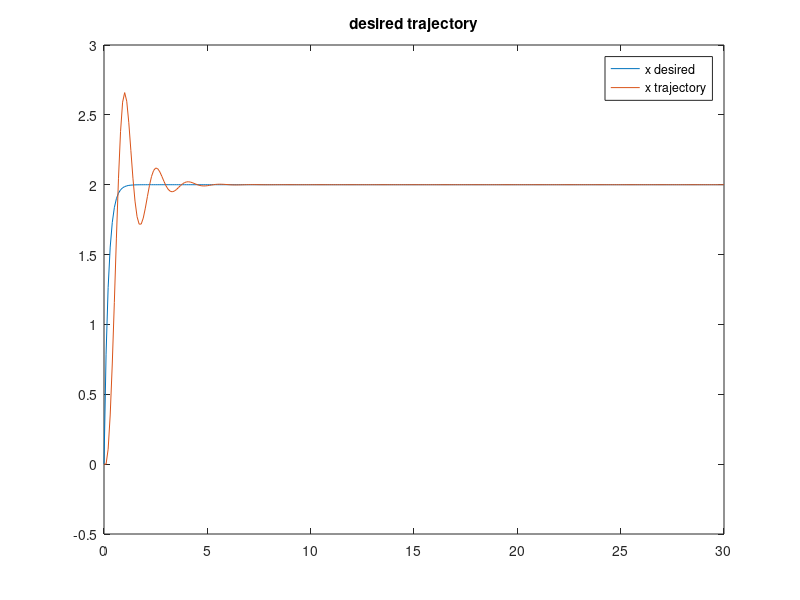
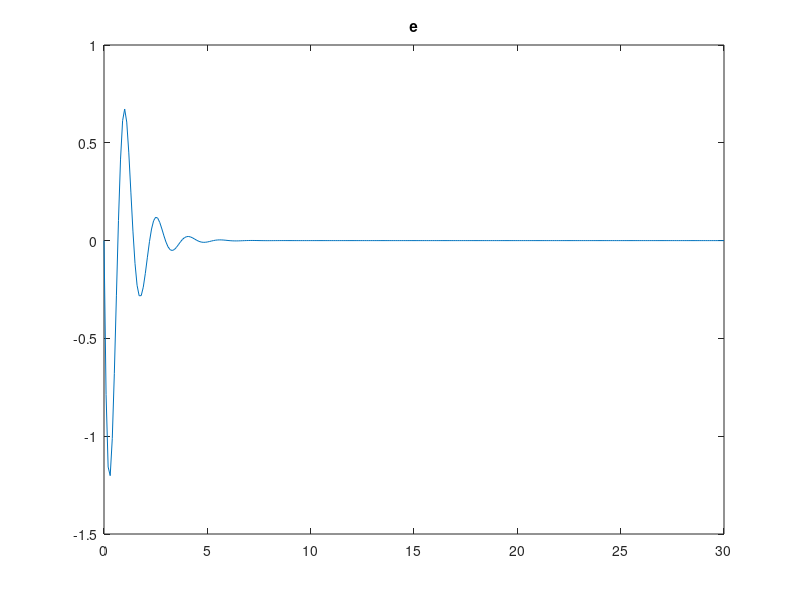
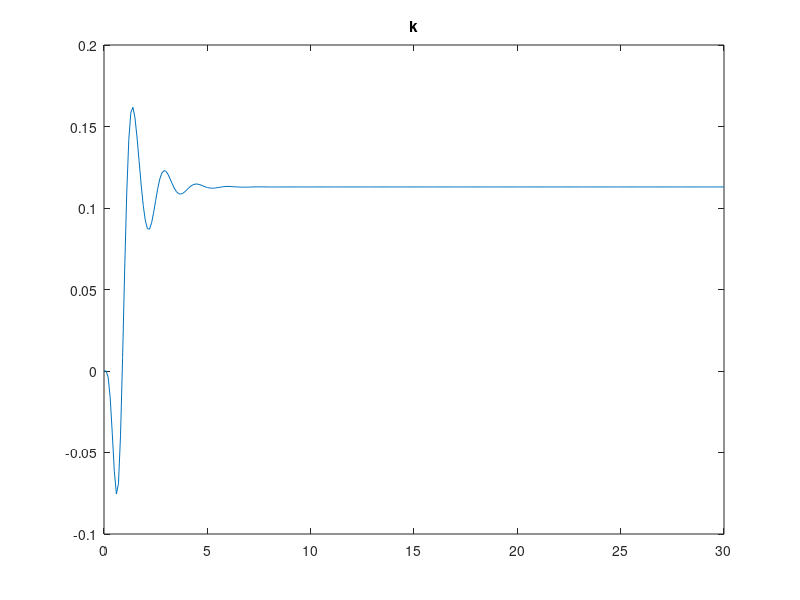
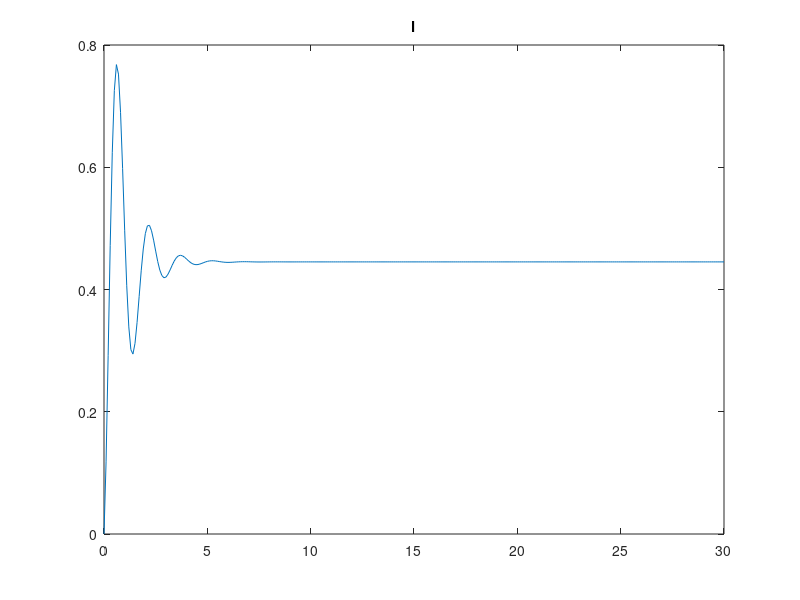

MATLAB code for these plots, in order:
function figures()
%% Figures() 
%This function loads the whole workspace of the main script that calls it and plots all loop signals 
%and variables to make sure they're bounded.
%%
load workspace.mat

figure(1)
plot(t_space,xm);
title('desired trajectory');
hold on
plot(t_space,x)
legend('x desired','x trajectory'); 
hold off


figure(2)
plot(t_space,e)
title('e')

figure(3)
plot(t_space,k_l(:,1))
title('k')


figure(4)
plot(t_space,k_l(:,2))
title('l')


figure(5)
plot(t_space(1:end-1),u)
title('u')


end
